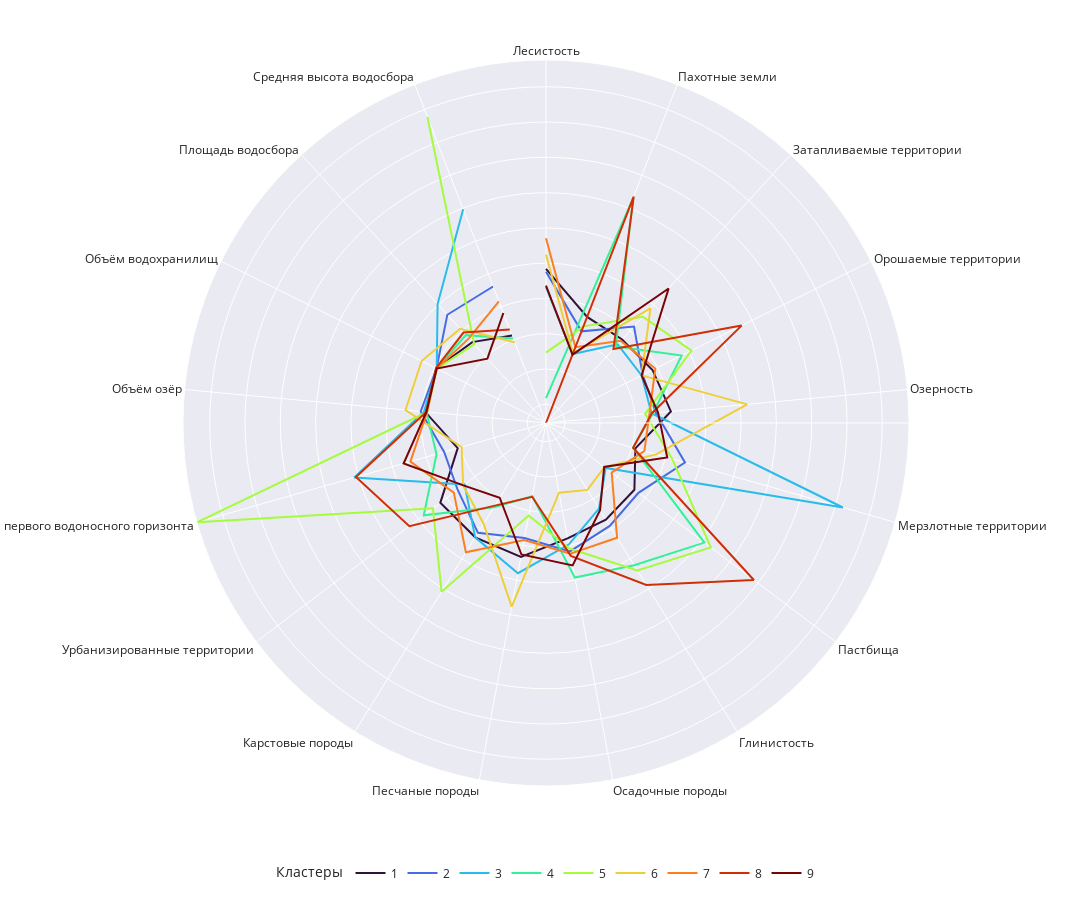

The notebook cell saved with this chart:
### Code cell
polar = pd.melt(cluster_stats, id_vars=["Кластер"])
polar["variable"] = [russian_names[i] for i in polar["variable"]]

cmap_name: str = "turbo"
cmap = cm.get_cmap(cmap_name, number_of_clusters)
color_list = [mcolors.rgb2hex(cmap(i)) for i in range(cmap.N)]

fig_polar = px.line_polar(
    polar,
    r="value",
    theta="variable",
    color="Кластер",
    color_discrete_sequence=color_list,
    template="seaborn",
    height=900,
    width=1500,
)
fig_polar.update_layout(
    polar=dict(
        radialaxis=dict(showticklabels=False, ticks=""),
        angularaxis=dict(showticklabels=True, tickangle=0),
    ),
    legend_title_text="Кластеры",
    # legend_title_text=None,
    legend=dict(
        orientation="h",
        yanchor="top",
        y=-0.1,
        xanchor="center",
        x=0.5,
        bgcolor=None,
        bordercolor="Black",
        borderwidth=0,
    ),
)
# fig_polar.write_image("./images/cluster_importance_tft.png")
plt.tight_layout()
fig_polar

### Figure 1 — Plotly figure (JSON) as saved in the notebook; plotly's stock layout.template omitted (floating-point values rounded to 4 significant figures)
{"data": [{"hovertemplate": "Кластер=1<br>value=%{r}<br>variable=%{theta}<extra></extra>", "legendgroup": "1", "line": {"color": "#30123b", "dash": "solid"}, "marker": {"symbol": "circle"}, "mode": "lines", "name": "1", "r": [0.4203, -0.1527, -0.1636, -0.07918, 0.01216, -0.4486, -0.1956, -0.1535, -0.1024, 0.1661, 0.1399, 0.1119, -0.4647, -0.04539, -0.03103, -0.2136, -0.4361], "showlegend": true, "subplot": "polar", "theta": ["Лесистость", "Пахотные земли", "Затапливаемые территории", "Орошаемые территории", "Озерность", "Мерзлотные территории", "Пастбища", "Глинистость", "Осадочные породы", "Песчаные породы", "Карстовые породы", "Урбанизированные территории", "Глубина первого водоносного горизонта", "Объём озёр", "Объём водохранилищ", "Площадь водосбора", "Средняя высота водосбора"], "type": "scatterpolar"}, {"hovertemplate": "Кластер=2<br>value=%{r}<br>variable=%{theta}<extra></extra>", "legendgroup": "2", "line": {"color": "#466be3", "dash": "solid"}, "marker": {"symbol": "circle"}, "mode": "lines", "name": "2", "r": [0.3776, -0.3728, 0.08579, -0.2346, -0.201, 0.2826, -0.1235, -0.04915, 0.08553, -0.1068, 0.06561, -0.196, -0.2648, 0.01731, -0.03215, 0.3106, 0.3094], "showlegend": true, "subplot": "polar", "theta": ["Лесистость", "Пахотные земли", "Затапливаемые территории", "Орошаемые территории", "Озерность", "Мерзлотные территории", "Пастбища", "Глинистость", "Осадочные породы", "Песчаные породы", "Карстовые породы", "Урбанизированные территории", "Глубина первого водоносного горизонта", "Объём озёр", "Объём водохранилищ", "Площадь водосбора", "Средняя высота водосбора"], "type": "scatterpolar"}, {"hovertemplate": "Кластер=3<br>value=%{r}<br>variable=%{theta}<extra></extra>", "legendgroup": "3", "line": {"color": "#28bceb", "dash": "solid"}, "marker": {"symbol": "circle"}, "mode": "lines", "name": "3", "r": [0.1613, -0.718, -0.2576, -0.2514, -0.2637, 2.61, -0.7071, -0.3385, -0.01239, 0.4004, 0.1414, -0.3203, 1.06, -0.02881, -0.03536, 0.515, 1.484], "showlegend": true, "subplot": "polar", "theta": ["Лесистость", "Пахотные земли", "Затапливаемые территории", "Орошаемые территории", "Озерность", "Мерзлотные территории", "Пастбища", "Глинистость", "Осадочные породы", "Песчаные породы", "Карстовые породы", "Урбанизированные территории", "Глубина первого водоносного горизонта", "Объём озёр", "Объём водохранилищ", "Площадь водосбора", "Средняя высота водосбора"], "type": "scatterpolar"}, {"hovertemplate": "Кластер=4<br>value=%{r}<br>variable=%{theta}<extra></extra>", "legendgroup": "4", "line": {"color": "#32f298", "dash": "solid"}, "marker": {"symbol": "circle"}, "mode": "lines", "name": "4", "r": [-1.413, 1.657, -0.2973, 0.3829, -0.2421, -0.4829, 1.047, 0.6063, 0.4636, -0.709, -0.3617, 0.4056, -0.1522, -0.06368, -0.03051, -0.08076, -0.4803], "showlegend": true, "subplot": "polar", "theta": ["Лесистость", "Пахотные земли", "Затапливаемые территории", "Орошаемые территории", "Озерность", "Мерзлотные территории", "Пастбища", "Глинистость", "Осадочные породы", "Песчаные породы", "Карстовые породы", "Урбанизированные территории", "Глубина первого водоносного горизонта", "Объём озёр", "Объём водохранилищ", "Площадь водосбора", "Средняя высота водосбора"], "type": "scatterpolar"}, {"hovertemplate": "Кластер=5<br>value=%{r}<br>variable=%{theta}<extra></extra>", "legendgroup": "5", "line": {"color": "#a4fc3c", "dash": "solid"}, "marker": {"symbol": "circle"}, "mode": "lines", "name": "5", "r": [-0.769, -0.2969, 0.2722, 0.5366, -0.3542, 0.0945, 1.162, 0.6925, 0.04464, -0.4323, 1.046, 0.2421, 3.379, -0.07346, -0.03532, -0.2552, 2.887], "showlegend": true, "subplot": "polar", "theta": ["Лесистость", "Пахотные земли", "Затапливаемые территории", "Орошаемые территории", "Озерность", "Мерзлотные территории", "Пастбища", "Глинистость", "Осадочные породы", "Песчаные породы", "Карстовые породы", "Урбанизированные территории", "Глубина первого водоносного горизонта", "Объём озёр", "Объём водохранилищ", "Площадь водосбора", "Средняя высота водосбора"], "type": "scatterpolar"}, {"hovertemplate": "Кластер=6<br>value=%{r}<br>variable=%{theta}<extra></extra>", "legendgroup": "6", "line": {"color": "#eecf3a", "dash": "solid"}, "marker": {"symbol": "circle"}, "mode": "lines", "name": "6", "r": [0.6208, -0.7059, 0.4319, -0.2514, 1.098, -0.1416, -0.7283, -0.6501, -0.7603, 0.8828, -0.08583, -0.2941, -0.5222, 0.2342, 0.204, 0.04199, -0.5396], "showlegend": true, "subplot": "polar", "theta": ["Лесистость", "Пахотные земли", "Затапливаемые территории", "Орошаемые территории", "Озерность", "Мерзлотные территории", "Пастбища", "Глинистость", "Осадочные породы", "Песчаные породы", "Карстовые породы", "Урбанизированные территории", "Глубина первого водоносного горизонта", "Объём озёр", "Объём водохранилищ", "Площадь водосбора", "Средняя высота водосбора"], "type": "scatterpolar"}, {"hovertemplate": "Кластер=7<br>value=%{r}<br>variable=%{theta}<extra></extra>", "legendgroup": "7", "line": {"color": "#fb7e21", "dash": "solid"}, "marker": {"symbol": "circle"}, "mode": "lines", "name": "7", "r": [0.8531, -0.6142, -0.1906, -0.03512, -0.2923, -0.3154, -0.5986, 0.1474, 0.1176, -0.07785, 0.3907, -0.128, 0.2327, -0.07317, -0.03545, -0.1424, 0.08185], "showlegend": true, "subplot": "polar", "theta": ["Лесистость", "Пахотные земли", "Затапливаемые территории", "Орошаемые территории", "Озерность", "Мерзлотные территории", "Пастбища", "Глинистость", "Осадочные породы", "Песчаные породы", "Карстовые породы", "Урбанизированные территории", "Глубина первого водоносного горизонта", "Объём озёр", "Объём водохранилищ", "Площадь водосбора", "Средняя высота водосбора"], "type": "scatterpolar"}, {"hovertemplate": "Кластер=8<br>value=%{r}<br>variable=%{theta}<extra></extra>", "legendgroup": "8", "line": {"color": "#d02f05", "dash": "solid"}, "marker": {"symbol": "circle"}, "mode": "lines", "name": "8", "r": [-1.766, 1.676, -0.3465, 1.331, -0.2579, -0.4822, 1.926, 0.9358, 0.1499, -0.7014, -0.3878, 0.6611, 1.035, -0.06048, -0.024, -0.03078, -0.3455], "showlegend": true, "subplot": "polar", "theta": ["Лесистость", "Пахотные земли", "Затапливаемые территории", "Орошаемые территории", "Озерность", "Мерзлотные территории", "Пастбища", "Глинистость", "Осадочные породы", "Песчаные породы", "Карстовые породы", "Урбанизированные территории", "Глубина первого водоносного горизонта", "Объём озёр", "Объём водохранилищ", "Площадь водосбора", "Средняя высота водосбора"], "type": "scatterpolar"}, {"hovertemplate": "Кластер=9<br>value=%{r}<br>variable=%{theta}<extra></extra>", "legendgroup": "9", "line": {"color": "#7a0403", "dash": "solid"}, "marker": {"symbol": "circle"}, "mode": "lines", "name": "9", "r": [0.1812, -0.7261, 0.8142, -0.2514, -0.1702, 0.02121, -0.7326, -0.3106, 0.2884, 0.1307, -0.5196, -0.2982, 0.3327, -0.06397, -0.03552, -0.5324, -0.09297], "showlegend": true, "subplot": "polar", "theta": ["Лесистость", "Пахотные земли", "Затапливаемые территории", "Орошаемые территории", "Озерность", "Мерзлотные территории", "Пастбища", "Глинистость", "Осадочные породы", "Песчаные породы", "Карстовые породы", "Урбанизированные территории", "Глубина первого водоносного горизонта", "Объём озёр", "Объём водохранилищ", "Площадь водосбора", "Средняя высота водосбора"], "type": "scatterpolar"}], "layout": {"height": 900, "legend": {"bordercolor": "Black", "borderwidth": 0, "orientation": "h", "title": {"text": "Кластеры"}, "tracegroupgap": 0, "x": 0.5, "xanchor": "center", "y": -0.1, "yanchor": "top"}, "margin": {"t": 60}, "polar": {"angularaxis": {"direction": "clockwise", "rotation": 90, "showticklabels": true, "tickangle": 0}, "domain": {"x": [0, 1], "y": [0, 1]}, "radialaxis": {"showticklabels": false, "ticks": ""}}, "width": 1500}}
